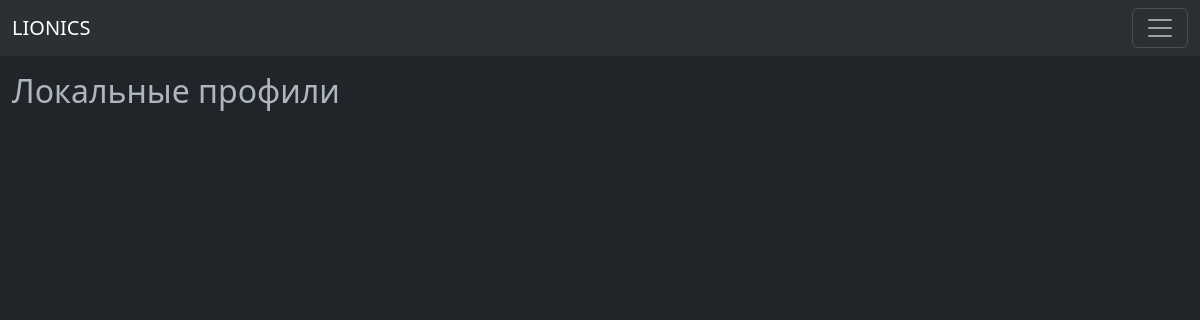
The page /companies/index_loc/ on the database as committed earlier.
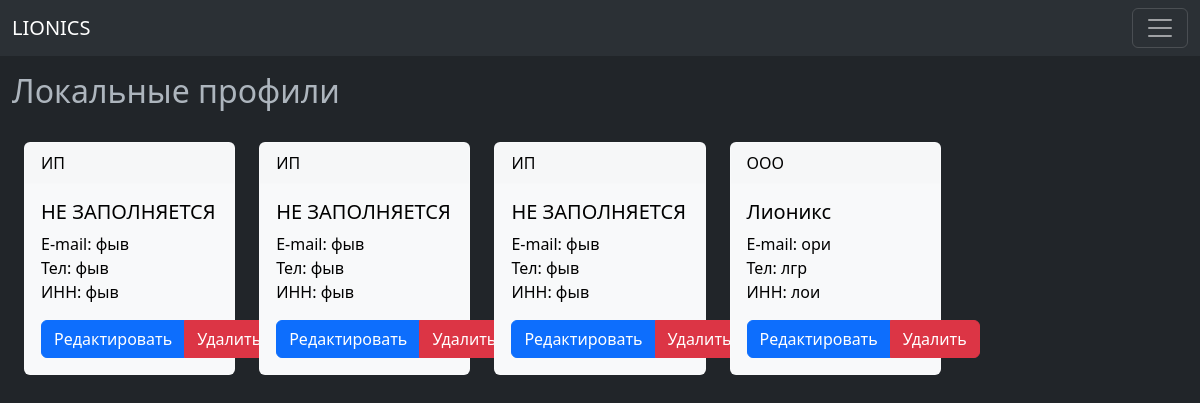
The same page on the database as committed later.
### companies/models.py (models this page shows, shortened)
class ClientLoc(models.Model):
    company_type = models.CharField(max_length=100, default='-')
    company_name = models.CharField(max_length=250, default='-')
    pos_per_acc = models.CharField(max_length=250, default='-')
    position_nom = models.CharField(max_length=250, default='-')
    person_nom = models.CharField(max_length=250, default='-')
    acting_on = models.CharField(max_length=100, default='-')
    legal_addr = models.CharField(max_length=500, default='-')
    passport_series = models.CharField(max_length=250, default='-')
    passport_number = models.CharField(max_length=250, default='-')
    pass_issued_by = models.CharField(max_length=250, default='-')
    pass_issued_date = models.CharField(max_length=100, default='-')
    pass_issued_code = models.CharField(max_length=500, default='-')
    postal_addr = models.CharField(max_length=500, default='-')
    registration_addr = models.CharField(max_length=500, default='-')
    tel = models.CharField(max_length=100, default='-')
    email = models.CharField(max_length=100, default='-')
    bank_name = models.CharField(max_length=250, default='-')
    bic = models.CharField(max_length=50, default='-')
    curr_acc = models.CharField(max_length=250, default='-')
    corr_acc = models.CharField(max_length=250, default='-')
    inn = models.CharField(max_length=250, default='-')
    kpp = models.CharField(max_length=250, default='-')
    ogrn = models.CharField(max_length=250, default='-')
    okpo = models.CharField(max_length=250, default='-')

class OwnLoc(models.Model):
    company_type = models.CharField(max_length=100, default='-')
    company_name = models.CharField(max_length=250, default='-')
    pos_per_acc = models.CharField(max_length=250, default='-')
    position_nom = models.CharField(max_length=250, default='-')
    person_nom = models.CharField(max_length=250, default='-')
    acting_on = models.CharField(max_length=100, default='-')
    legal_addr = models.CharField(max_length=500, default='-')
    passport_series = models.CharField(max_length=250, default='-')
    passport_number = models.CharField(max_length=250, default='-')
    pass_issued_by = models.CharField(max_length=250, default='-')
    pass_issued_date = models.CharField(max_length=100, default='-')
    pass_issued_code = models.CharField(max_length=500, default='-')
    postal_addr = models.CharField(max_length=500, default='-')
    registration_addr = models.CharField(max_length=500, default='-')
    tel = models.CharField(max_length=100, default='-')
    email = models.CharField(max_length=100, default='-')
    bank_name = models.CharField(max_length=250, default='-')
    bic = models.CharField(max_length=50, default='-')
    curr_acc = models.CharField(max_length=250, default='-')
    corr_acc = models.CharField(max_length=250, default='-')
    inn = models.CharField(max_length=250, default='-')
    kpp = models.CharField(max_length=250, default='-')
    ogrn = models.CharField(max_length=250, default='-')
    okpo = models.CharField(max_length=250, default='-')

### companies/views.py (the view)
# urls.py: path('index_loc/', views.index_loc, name='index_loc'),
def index_loc(request):
    all_clientloc = ClientLoc.objects.all()
    all_ownloc = OwnLoc.objects.all()
    context = {
        'all_clientloc': all_clientloc,
        'all_ownloc': all_ownloc,
    }
    return render(request, 'companies/index_loc.html', context)

### companies/templates/companies/index_loc.html (shortened to what this page needs)
{% extends 'companies/base.html' %}
{% block body %}
    <br><br><br>
    <div class="container-fluid">
        <h2>Локальные профили</h2>
        <br>
        <div class="container-fluid">
                <div class="row row-cols-2 row-cols-lg-5">
                    {% for client_loc in all_clientloc %}
                    <div class="col">
                        <div class="card text-bg-light mb-3">
                            <div class="card-header">{{ client_loc.company_type}}</div>
                            <div class="card-body">
                                <h5 class="card-title">{{ client_loc.company_name }}</h5>
                                <p class="card-text">E-mail: {{ client_loc.email }} <br> Тел: {{ client_loc.tel }} <br> ИНН: {{ client_loc.inn }}</p>
                                    <form action="{% url 'companies:delete_clientloc' client_loc.id %}" method="post" style="display: inline;">
                                        <div class="btn-group" role="group" aria-label="Basic example">
                                            <a type="button" href="{% url 'companies:detail_clientloc' client_loc.id %}" class="btn btn-primary">Редактировать</a>
                                            <button type="submit" class="btn btn-danger btn-primary">
                                                Удалить</button>
                                        </div>
                                    </form>
                            </div>
                        </div>
                    </div>
                    {% endfor %}
                    {% for own_loc in all_ownloc %}
                    <div class="col">
                        <div class="card text-bg-light mb-3">
                            <div class="card-header">{{ own_loc.company_type}}</div>
                            <div class="card-body">
                                <h5 class="card-title">{{ own_loc.company_name }}</h5>
                                <p class="card-text">E-mail: {{ own_loc.email }} <br> Тел: {{ own_loc.tel }} <br> ИНН: {{ own_loc.inn }}</p>
                                    <form action="{% url 'companies:delete_clientloc' own_loc.id %}" method="post" style="display: inline;">
                                        <div class="btn-group" role="group" aria-label="Basic example">
                                            <a type="button" href="{% url 'companies:detail_clientloc' own_loc.id %}" class="btn btn-primary">Редактировать</a>
                                            <button type="submit" class="btn btn-danger btn-primary">
                                                Удалить</button>
                                        </div>
                                    </form>
                            </div>
                        </div>
                    </div>
                    {% endfor %}
                </div>
        </div>
    </div>
{% endblock %}

### companies/templates/companies/base.html (shortened to what this page needs)
<!doctype html>
<html lang="en" data-bs-theme="dark">
  <head>
    <link href="https://cdn.jsdelivr.net/npm/bootstrap@5.3.0-alpha1/dist/css/bootstrap.min.css" rel="stylesheet">
  </head>
  <body>
    <nav class="navbar bg-body-tertiary fixed-top">
      <div class="container-fluid">
        <a class="navbar-brand" href="#">LIONICS</a>
        <button class="navbar-toggler" type="button" data-bs-toggle="offcanvas" data-bs-target="#offcanvasNavbar" aria-controls="offcanvasNavbar">
          <span class="navbar-toggler-icon"></span>
        </button>
      </div>
    </nav>
    {% block body %}
    {% endblock %}
    <br><br>
  </body>
</html>

Rows that differ between the two databases and show on the page:
added ClientLoc: company_type "ИП", company_name "НЕ ЗАПОЛНЯЕТСЯ", email "фыв", tel "фыв", inn "фыв"
added ClientLoc: company_type "ИП", company_name "НЕ ЗАПОЛНЯЕТСЯ", email "фыв", tel "фыв", inn "фыв"
added ClientLoc: company_type "ИП", company_name "НЕ ЗАПОЛНЯЕТСЯ", email "фыв", tel "фыв", inn "фыв"
added OwnLoc: company_type "ООО", company_name "Лионикс", email "ори", tel "лгр", inn "лои"
